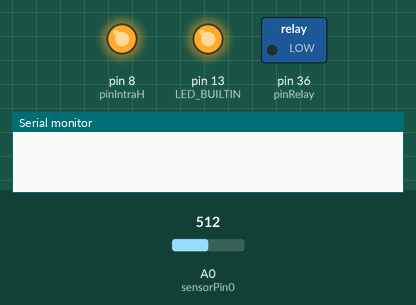
Simulated run of this sketch. Board: Arduino Mega 2560, built with avr-gcc and run on an emulated ATmega2560. Parts: switched loads named in the sketch (green lamp = pin HIGH), output pins drawn as LEDs (lit = HIGH), the last lines printed to the serial monitor. Inputs (shaded band) come from the test bench; at power-on: A0 (sensorPin0) = 512.

Above: at 1.0 s.
At 6.0 s:
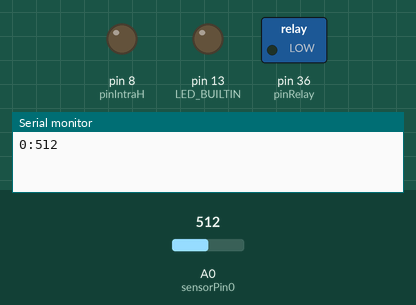
Timing chart, 0 to 13.0 s (numbered marks = the images above):
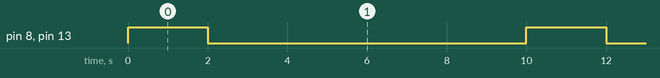

The sketch:

VainaCapacitivaConBomba.ino
```cpp
// Sensor Humedad de tierra
int sensorPin0 = A0;    //entrada señal al arduino desde el sensor de humedar intraterrestre
int pinIntraH = 8;      // select the pin for the LED
int sensorValue = 0;  // variable to store the value coming from the sensor
int pinRelay = 36;

long tiempo = 0;
long acumulado = 0;

void setup() {

  // Serial
  Serial.begin(9600);
  pinMode(pinRelay,OUTPUT);

  pinMode(LED_BUILTIN, OUTPUT);
  //pin del sensor de humedad intraterrestre
  pinMode(pinIntraH, OUTPUT);
}

//15:25 17:05

void loop() {

  digitalWrite(LED_BUILTIN, HIGH);
  //Sensor de humedad intraterrestre
  digitalWrite(pinIntraH, HIGH);
  delay(2000);

  // read the value from the sensor:
  sensorValue = analogRead(sensorPin0);
  // turn the ledPin on
  digitalWrite(pinIntraH, LOW);

  Serial.print(tiempo+acumulado);
  Serial.print(":");
  Serial.println(sensorValue);

  if(tiempo >= 3600*4){
  digitalWrite(pinRelay, HIGH);
  delay(3000);
  digitalWrite(pinRelay, LOW);
  acumulado += tiempo + 30;
  tiempo = 0;
  }

  digitalWrite(LED_BUILTIN, LOW);
  delay(8000);
  tiempo+=10;

}
```

Measured:
- by itself, pin 8 (pinIntraH), pin 13 (LED_BUILTIN): alternates HIGH for 2.0 s and LOW for 8.0 s
